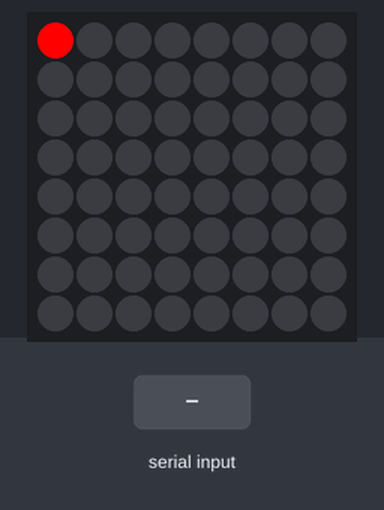
Bench run of a sketch on a simulated Arduino Uno, built with avr-gcc and run on an emulated ATmega328P. Shown: 8×8 RGB LED matrix (first LED top left, wired row by row). The inputs (shaded band) are chosen by the test bench.

Above: at 2.6 s.
2.7 s: "5\n" received over Serial
At 4.5 s:
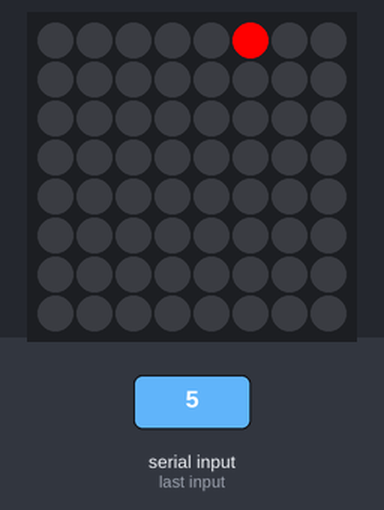
5.2 s: "1,90\n" received over Serial
At 5.6 s:
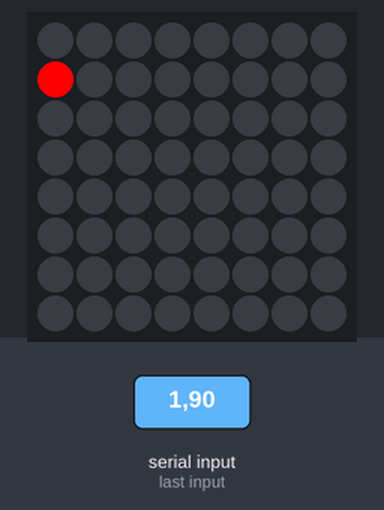
Timing chart, 0 to 8.2 s (numbered marks = the images above; inputs shaded):
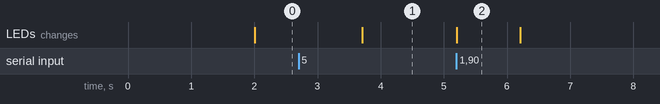

Measured:
- after the input at 2.7 s, the LEDs: change after 1.0 s (image 1)
- after the input at 5.2 s, the LEDs: change at once (image 2)

The sketch:

arduivis_max_adafruitmatrix.ino
```cpp
/*

This code is in the public domain

written by Christopher Konopka
http://cskonopka.github.io/arduivis/
http://christopherkonopka.com/

*/

// i2c
#include <Wire.h>

// adafruit (github)
#include "Adafruit_LEDBackpack.h"
#include "Adafruit_GFX.h"

Adafruit_BicolorMatrix matrix = Adafruit_BicolorMatrix();

String ledPins[2] = {"LED_GREEN", "LED_OFF"};

void setup() {
  // create serial buffer
  Serial.begin(9600);

  // create the matrix
  matrix.begin(0x70);
}

void loop() {
  // clearing the matrix (last hightlighted cube)
  matrix.clear();

  // create the two sliders in max
  int x = Serial.parseInt();
  int y = Serial.parseInt();

  // draw cube
  matrix.drawPixel(x, y, 1);

  // write cube to matrix
  matrix.writeDisplay();

  // refreshing
  delay(1);
}
```
